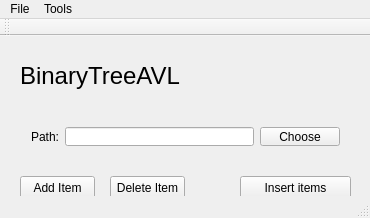
<?xml version="1.0" encoding="UTF-8"?>
<ui version="4.0">
 <class>MainWindow</class>
 <widget class="QMainWindow" name="MainWindow">
  <property name="geometry">
   <rect>
    <x>0</x>
    <y>0</y>
    <width>370</width>
    <height>218</height>
   </rect>
  </property>
  <property name="windowTitle">
   <string>MainWindow</string>
  </property>
  <widget class="QWidget" name="centralWidget">
   <widget class="QWidget" name="horizontalLayoutWidget">
    <property name="geometry">
     <rect>
      <x>20</x>
      <y>80</y>
      <width>331</width>
      <height>41</height>
     </rect>
    </property>
    <layout class="QHBoxLayout" name="horizontalLayout">
     <item>
      <widget class="QLabel" name="label">
       <property name="text">
        <string>Path:</string>
       </property>
      </widget>
     </item>
     <item>
      <widget class="QLineEdit" name="pathLine">
       <property name="toolTip">
        <string>Type or choose your file</string>
       </property>
      </widget>
     </item>
     <item>
      <widget class="QPushButton" name="pushButton">
       <property name="text">
        <string>Choose</string>
       </property>
      </widget>
     </item>
    </layout>
   </widget>
   <widget class="QLabel" name="label_2">
    <property name="geometry">
     <rect>
      <x>20</x>
      <y>10</y>
      <width>241</width>
      <height>61</height>
     </rect>
    </property>
    <property name="font">
     <font>
      <pointsize>18</pointsize>
     </font>
    </property>
    <property name="text">
     <string>BinaryTreeAVL</string>
    </property>
    <property name="textFormat">
     <enum>Qt::RichText</enum>
    </property>
    <property name="scaledContents">
     <bool>false</bool>
    </property>
    <property name="wordWrap">
     <bool>false</bool>
    </property>
    <property name="margin">
     <number>0</number>
    </property>
   </widget>
   <widget class="QPushButton" name="addAllButton">
    <property name="geometry">
     <rect>
      <x>240</x>
      <y>140</y>
      <width>111</width>
      <height>23</height>
     </rect>
    </property>
    <property name="text">
     <string>Insert items</string>
    </property>
   </widget>
   <widget class="QPushButton" name="addButton">
    <property name="geometry">
     <rect>
      <x>20</x>
      <y>140</y>
      <width>75</width>
      <height>23</height>
     </rect>
    </property>
    <property name="text">
     <string>Add Item</string>
    </property>
   </widget>
   <widget class="QPushButton" name="deleteButton">
    <property name="geometry">
     <rect>
      <x>110</x>
      <y>140</y>
      <width>75</width>
      <height>23</height>
     </rect>
    </property>
    <property name="text">
     <string>Delete Item</string>
    </property>
   </widget>
  </widget>
  <widget class="QMenuBar" name="menuBar">
   <property name="geometry">
    <rect>
     <x>0</x>
     <y>0</y>
     <width>370</width>
     <height>21</height>
    </rect>
   </property>
   <widget class="QMenu" name="menuFile">
    <property name="title">
     <string>File</string>
    </property>
    <addaction name="actionClose"/>
   </widget>
   <widget class="QMenu" name="menuTools">
    <property name="title">
     <string>Tools</string>
    </property>
    <addaction name="actionAdd_new_element"/>
    <addaction name="actionDelete_an_item"/>
    <addaction name="actionList_items"/>
    <addaction name="actionExport_tree"/>
    <addaction name="actionClear_tree"/>
   </widget>
   <addaction name="menuFile"/>
   <addaction name="menuTools"/>
  </widget>
  <widget class="QToolBar" name="mainToolBar">
   <attribute name="toolBarArea">
    <enum>TopToolBarArea</enum>
   </attribute>
   <attribute name="toolBarBreak">
    <bool>false</bool>
   </attribute>
  </widget>
  <widget class="QStatusBar" name="statusBar"/>
  <action name="actionClose">
   <property name="text">
    <string>Close</string>
   </property>
  </action>
  <action name="actionAdd_new_element">
   <property name="text">
    <string>Add a new item</string>
   </property>
  </action>
  <action name="actionDelete_an_item">
   <property name="text">
    <string>Delete an item</string>
   </property>
  </action>
  <action name="actionList_items">
   <property name="text">
    <string>List items</string>
   </property>
  </action>
  <action name="actionExport_tree">
   <property name="text">
    <string>Export tree</string>
   </property>
  </action>
  <action name="actionClear_tree">
   <property name="text">
    <string>Clear tree</string>
   </property>
  </action>
 </widget>
 <layoutdefault spacing="6" margin="11"/>
 <resources/>
 <connections/>
</ui>
